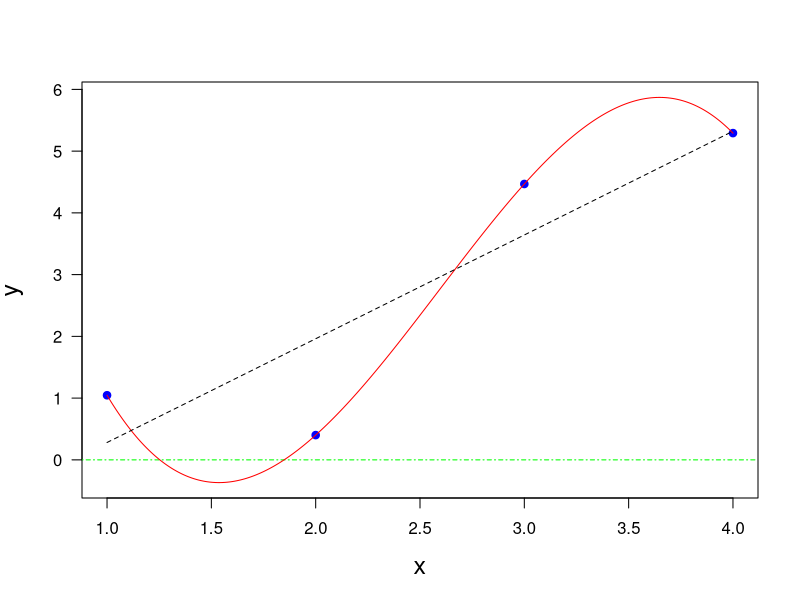

Write the R code that produced this figure.
print('file: FitTheNoise.R')
# fitting the noise
print('Generate data:')
set.seed(1953)
x = seq(1,4); n = length(x)
y = -0.3 + 1.3*x+2.1*rnorm(x)
print('Fit polynomial:')
out = lm(y ~ x+I(x^2)+I(x^3))
z = summary(out)
b = z$coefficients[1:n]
xfit = seq(min(x),max(x),0.01); L = length(xfit)
yfit = rep(b[1],L)
for(j in 2:n) yfit = yfit+b[j]*xfit^(j-1)
outSLR = summary(lm(y ~ x))
ic = outSLR$coefficients[1]
slope = outSLR$coefficients[2]
ySLR = ic+slope*xfit
# png('PolyfitPerfect181121.png',width=16,height=16,units='cm',res=300)
plot(x,y,type='p',lwd=4,col='blue',xlab='x',ylab='y',las=1,cex=0.6,
     ylim=c(min(yfit),max(yfit)),cex.lab=1.5)
abline(0,0,col='green',lty=4)
lines(xfit,yfit,col='red')
lines(xfit,ySLR,col='black',lty=2)
# dev.off()
